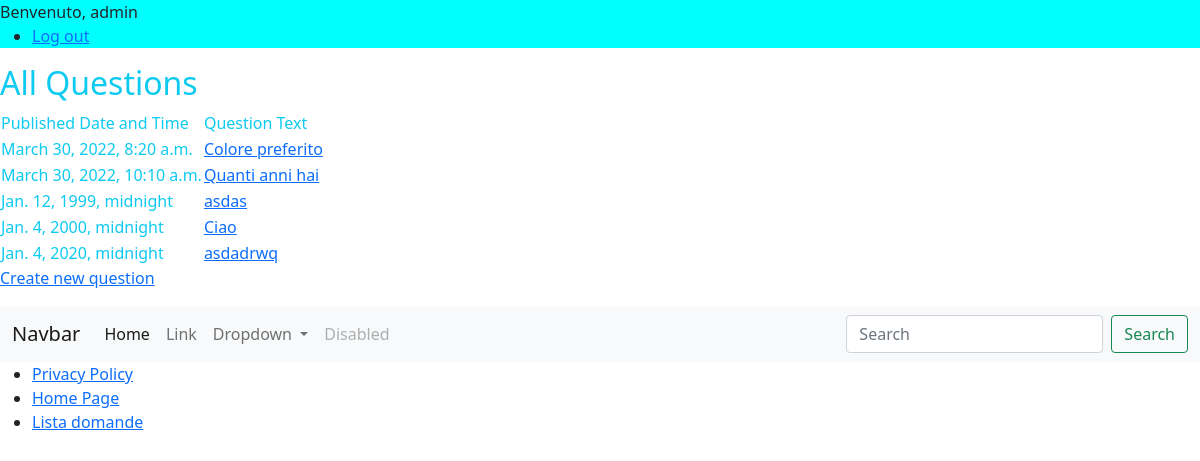
The page /polls/questions/ (signed in) on the database its author committed.
### polls/models.py (models this page shows, shortened)
class Question(models.Model):
    q_text = models.CharField(max_length=100)
    pub_date = models.DateTimeField()

### polls/views.py (the view)
# urls.py: path('questions/', views.QuestionListView.as_view(), name="question_list"),
class QuestionListView(LoginRequiredMixin, generic.ListView):
    model = Question
    template_name = "polls/question_list.html"

### polls/templates/polls/question_list.html (shortened to what this page needs)
{% extends "base.html" %}
{% block content %}
<h2>All Questions</h2>
<table>
    <thead>
        <tr>
            <td>Published Date and Time</td>
            <td>Question Text</td>
        </tr>
    </thead>
    <tbody>
    {% for question in object_list %}
    <tr>
        <td>{{ question.pub_date }}</td>
        <td><a href="{% url 'polls:question_detail' pk=question.id %}">{{ question.q_text }}</a></td>
    </tr>
    {% endfor %}
    </tbody>
</table>
<p><a href="{% url 'polls:question_create' %}">Create new question</a></p>
{% endblock %}

### templates/base.html (shortened to what this page needs)
<!doctype html>
<html lang="en">
<head>
    <link href="https://cdn.jsdelivr.net/npm/bootstrap@5.1.3/dist/css/bootstrap.min.css" rel="stylesheet">
</head>
<body>
<section style="background-color: cyan">
    {% if user.is_authenticated %}
    Benvenuto, {{ user.username }}
    <ul>
        <li><a href="{% url 'logout' %}">Log out</a></li>
    </ul>
    {% else %}
    <ul>
        <li><a href="{% url 'registration' %}">Registrati</a> </li>
        <li><a href="{% url 'login' %}">Login</a> </li>
    </ul>
    {% endif %}
</section>
<section class="text-info bg-white">
    {% block content %} {% endblock %}
</section>
<nav class="navbar navbar-expand-lg navbar-light bg-light">
  <div class="container-fluid">
    <a class="navbar-brand" href="#">Navbar</a>
    <div class="collapse navbar-collapse" id="navbarSupportedContent">
      <ul class="navbar-nav me-auto mb-2 mb-lg-0">
        <li class="nav-item">
          <a class="nav-link active" aria-current="page" href="{% url 'home_page' %}">Home</a>
        </li>
        <li class="nav-item">
          <a class="nav-link" href="#">Link</a>
        </li>
        <li class="nav-item dropdown">
          <a class="nav-link dropdown-toggle" href="#" id="navbarDropdown" role="button" data-bs-toggle="dropdown" aria-expanded="false">
            Dropdown
          </a>
        </li>
        <li class="nav-item">
          <a class="nav-link disabled">Disabled</a>
        </li>
      </ul>
      <form class="d-flex">
        <input class="form-control me-2" type="search" placeholder="Search" aria-label="Search">
        <button class="btn btn-outline-success" type="submit">Search</button>
      </form>
    </div>
  </div>
</nav>
<ul>
    <li><a href="{% url 'privacy_policy' %}">Privacy Policy</a></li>
    <li><a href="{% url 'home_page' %}">Home Page</a></li>
    <li><a href="{% url 'polls:question_list' %}">Lista domande</a></li>
</ul>
</body>
</html>

### rows shown on the page
Question: pub_date "March 30, 2022, 8:20 a.m.", q_text "Colore preferito"
Question: pub_date "March 30, 2022, 10:10 a.m.", q_text "Quanti anni hai"
Question: pub_date "Jan. 12, 1999, midnight", q_text "asdas"
Question: pub_date "Jan. 4, 2000, midnight", q_text "Ciao"
Question: pub_date "Jan. 4, 2020, midnight", q_text "asdadrwq"

### other values the page prints
{{ user.username }} "admin"
